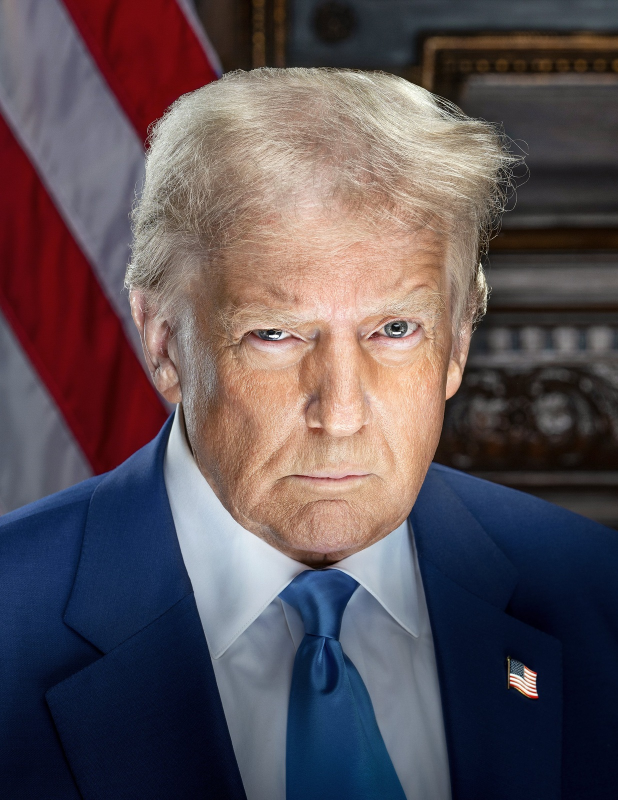
#> input picture geo-studio/assets/people/trump2025.jpg, 1236 x 1600 px (shown at 1/2 size)
$ python cut_portrait.py ../assets/people/trump2025.jpg ../assets/people/trump2025.jpg
#> lines starting #> are read from the running program, lines starting #| are printed output that depends on the picture; after the words box and inside, x2 and y2 are one past the last pixel; in counts of white or black regions, pixels touching at a corner belong together
"""Cut a portrait photo into cutout-puppet parts (head + hinged jaw) for engine/puppet.mjs.

Usage: python -I scripts/cut_portrait.py assets/people/trump2025.jpg assets/people/trump
Writes <out>_head.png, <out>_jaw.png and <out>.json (anchor points in the head image).

The rough outline below is hand-placed for the 2025 official portrait (1236x1600 resize);
GrabCut refines it to the real hair/skin edge. For a different photo, adjust OUTLINE and
MOUTH to that photo's coordinates.
"""
import json
import sys

import cv2
import numpy as np

OUTLINE = [
    (258, 560), (255, 470), (268, 380), (305, 285), (385, 205), (485, 158), (600, 140), (720, 148),
    (845, 188), (950, 250), (1030, 300), (1062, 335), (1040, 372), (990, 405), (975, 470), (972, 560),
    (966, 640), (962, 700), (950, 770), (915, 830), (900, 880), (860, 960), (790, 1040), (700, 1088),
    (610, 1080), (510, 1030), (430, 950), (395, 880), (352, 815), (318, 790), (296, 720), (290, 640),
]
# jaw cut line (left -> right), passes through the lips
MOUTH = [(395, 905), (520, 935), (600, 948), (690, 954), (775, 945), (870, 915), (930, 860)]


def main():
    src, out = sys.argv[1], sys.argv[2]
    img = cv2.imread(src)
#> img is the input picture: shape (1600, 1236, 3); mean B, G, R 86.5, 81.1, 92
    h, w = img.shape[:2]
#> h = 1600; w = 1236
    poly = np.array(OUTLINE, np.int32)
    rough = np.zeros((h, w), np.uint8)
    cv2.fillPoly(rough, [poly], 255)
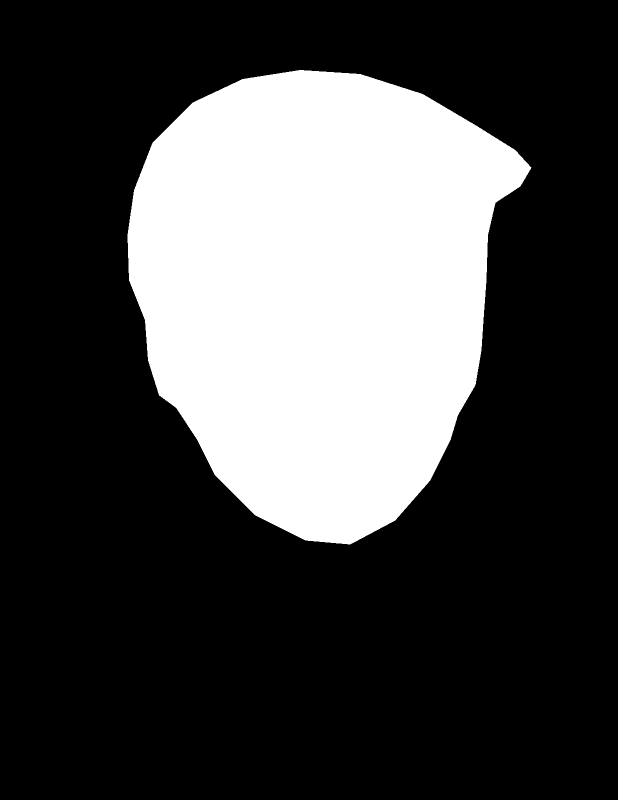
#> rough: shape (1600, 1236) (shown at 1/2 size); 27.7% white; 1 white region, box (x1, y1, x2, y2) and area: (255, 140, 1063, 1089) 548321
    k = lambda n: cv2.getStructuringElement(cv2.MORPH_ELLIPSE, (n, n))
    sure_fg = cv2.erode(rough, k(70))
    maybe = cv2.dilate(rough, k(36))
    mask = np.full((h, w), cv2.GC_BGD, np.uint8)
    mask[maybe > 0] = cv2.GC_PR_BGD
    mask[rough > 0] = cv2.GC_PR_FGD
    mask[sure_fg > 0] = cv2.GC_FGD
    bgd, fgd = np.zeros((1, 65), np.float64), np.zeros((1, 65), np.float64)
    cv2.grabCut(img, mask, None, bgd, fgd, 6, cv2.GC_INIT_WITH_MASK)
    m = np.where((mask == cv2.GC_FGD) | (mask == cv2.GC_PR_FGD), 255, 0).astype(np.uint8)
    # keep only the largest component, smooth edges for a crisp paper-cutout look
    n, lab, stats, _ = cv2.connectedComponentsWithStats(m)
    big = 1 + int(np.argmax(stats[1:, cv2.CC_STAT_AREA]))
    m = np.where(lab == big, 255, 0).astype(np.uint8)
    m = cv2.morphologyEx(m, cv2.MORPH_CLOSE, k(15))
    m = cv2.GaussianBlur(m, (0, 0), 1.6)
    m = np.where(m > 127, 255, 0).astype(np.uint8)
    m = cv2.GaussianBlur(m, (0, 0), 0.8)

    # jaw region = below the mouth line
    below = np.zeros((h, w), np.uint8)
    pts = MOUTH + [(w, MOUTH[-1][1]), (w, h), (0, h), (0, MOUTH[0][1])]
    cv2.fillPoly(below, [np.array(pts, np.int32)], 255)
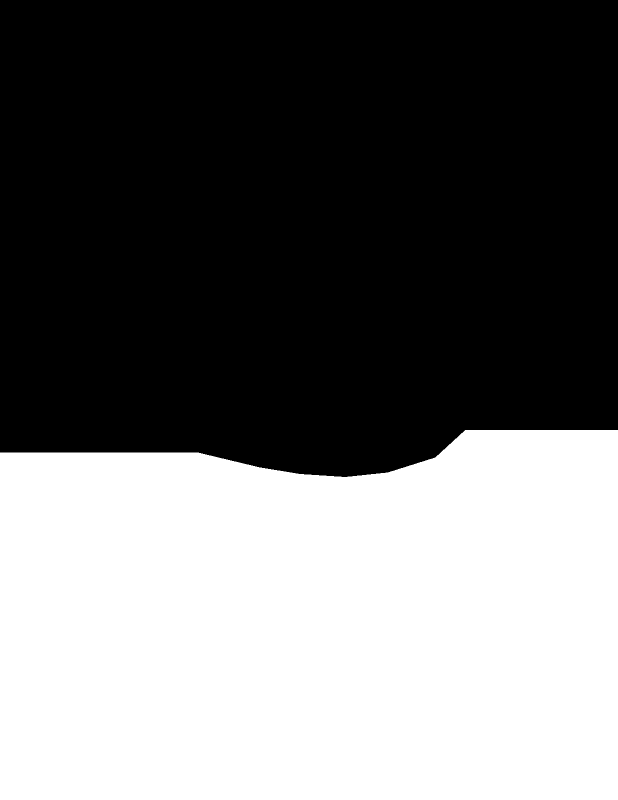
#> below: shape (1600, 1236) (shown at 1/2 size); 43.4% white; 1 white region, box (x1, y1, x2, y2) and area: (0, 860, 1236, 1600) 858723
    below = cv2.GaussianBlur(below, (0, 0), 1.2)

    def save(alpha, name):
#> called with name = 'head'
        rgba = cv2.cvtColor(img, cv2.COLOR_BGR2BGRA)
        rgba[:, :, 3] = alpha
        ys, xs = np.where(alpha > 8)
        x0, x1, y0, y1 = xs.min(), xs.max() + 1, ys.min(), ys.max() + 1
#> x0 = 247; x1 = 1033; y0 = 133; y1 = 956
        cv2.imwrite(f"{out}_{name}.png", rgba[y0:y1, x0:x1])
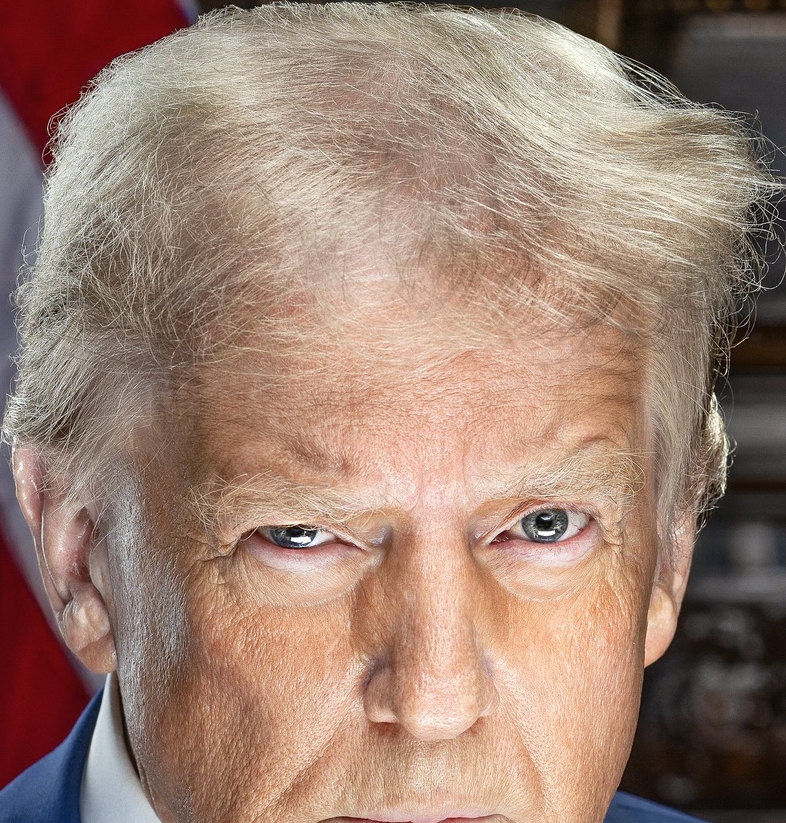
#> saved as trump2025.jpg_head.png: shape (823, 786, 4); mean B, G, R, A 115.5, 129.8, 157.2, 198.5
        return [int(x0), int(y0), int(x1 - x0), int(y1 - y0)]

    head_a = (m.astype(np.float32) * (1 - below.astype(np.float32) / 255)).astype(np.uint8)
    jaw_a = (m.astype(np.float32) * (below.astype(np.float32) / 255)).astype(np.uint8)
    meta = {
        "source": src,
        "head": save(head_a, "head"),
        "jaw": save(jaw_a, "jaw"),
        "mouth": MOUTH,
        "mouthCenter": [690, 950],
        "chin": [700, 1085],
        "neck": [680, 1060],
        "eyes": [[525, 668], [800, 660]],
    }
#> call 2 of save, with name = 'jaw'
#> in save (call 2), `cv2.imwrite(f"{out}_{name}.png", rgba[y0:y1, x0:x1])`:
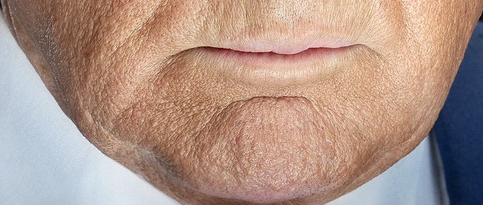
#> saved as trump2025.jpg_jaw.png: shape (205, 483, 4); mean B, G, R, A 136, 148.6, 175.7, 137.5
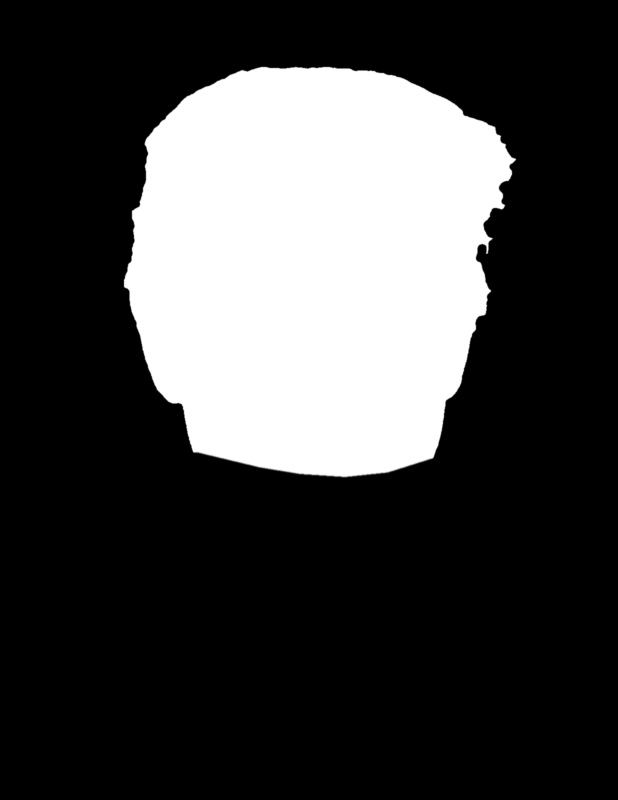
#> head_a: shape (1600, 1236) (shown at 1/2 size); min 0, max 255, mean 64.9
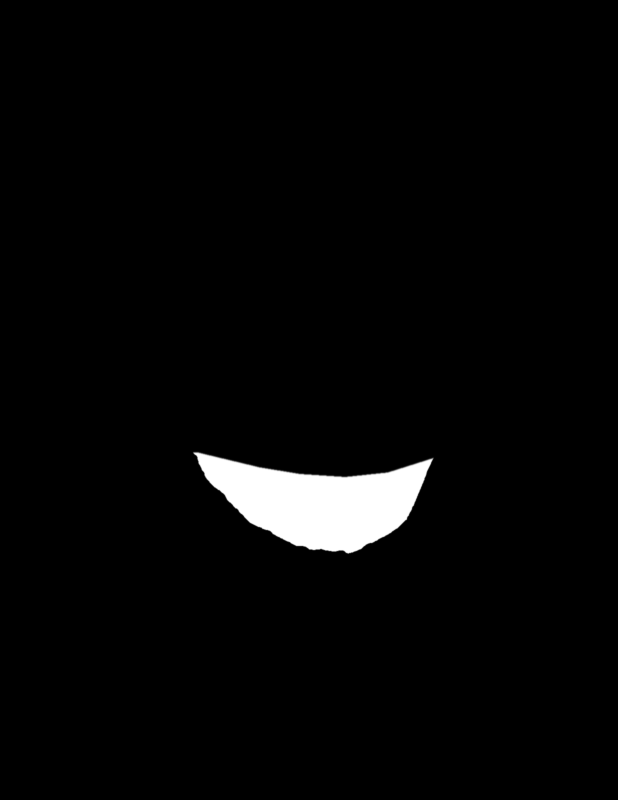
#> jaw_a: shape (1600, 1236) (shown at 1/2 size); min 0, max 255, mean 6.9
    json.dump(meta, open(f"{out}.json", "w"), indent=1)
    prev = cv2.cvtColor(img, cv2.COLOR_BGR2BGRA)
    prev[:, :, 3] = m
    bg = np.full_like(img, (40, 170, 60))
    a = m[:, :, None].astype(np.float32) / 255
    cv2.imwrite(f"{out}_preview.jpg", (img * a + bg * (1 - a)).astype(np.uint8))
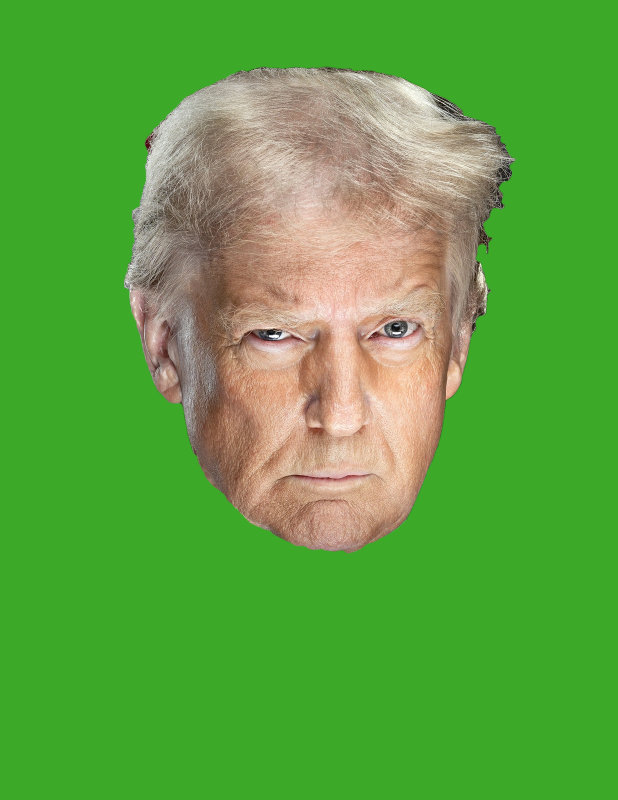
#> saved as trump2025.jpg_preview.jpg: shape (1600, 1236, 3) (shown at 1/2 size); mean B, G, R 65.7, 164.5, 93.9
    print(meta)
#> (printed output is left out)


if __name__ == "__main__":
    main()
